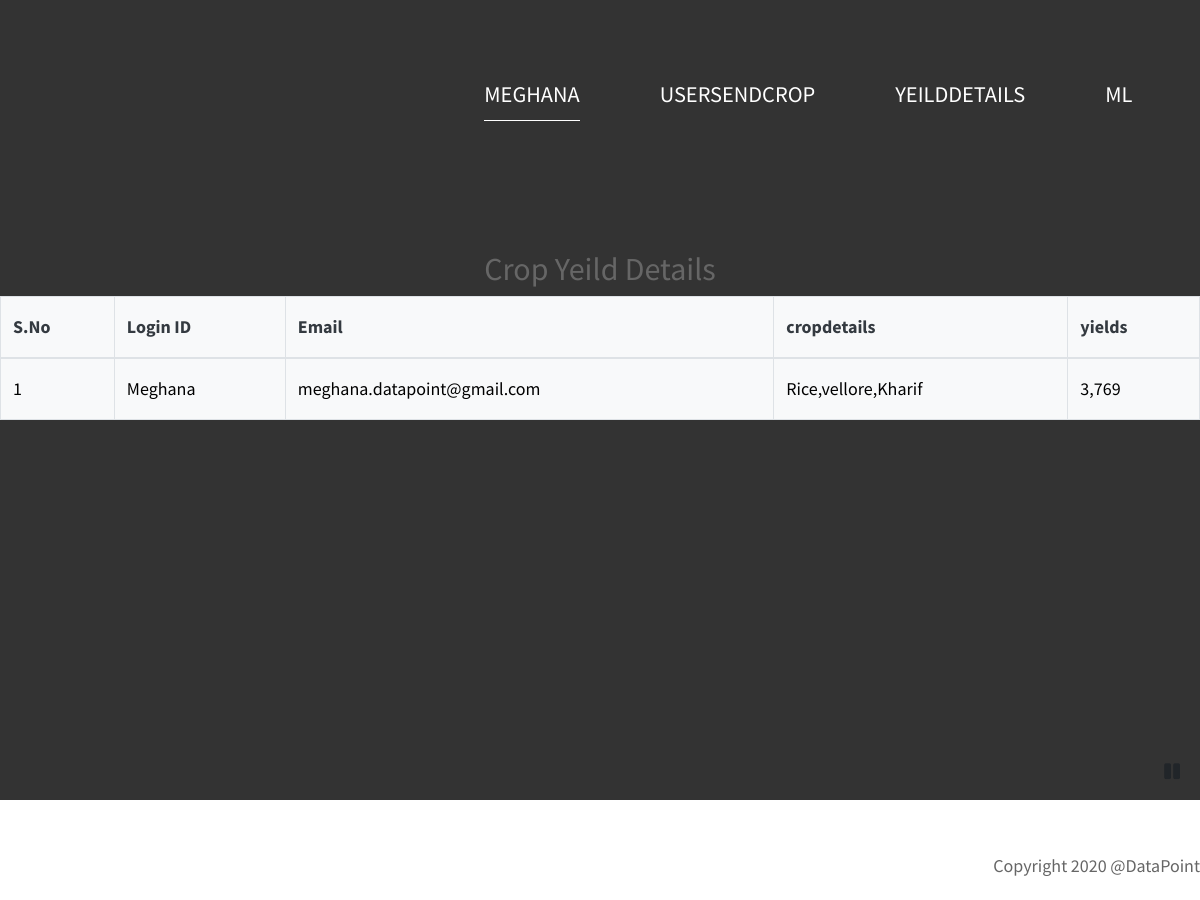
Screenshot of /yeilddetails/ (signed in) with the database file from the repository.
### users/models.py (models this page shows, shortened)
class cropyieldanalysismodel(models.Model):
    loginid = models.CharField(max_length=100)
    email = models.EmailField()
    cropdetails = models.CharField(max_length=600)
    yields = models.CharField(max_length=250)
    status = models.CharField(max_length=600, default='waiting')
    name = models.CharField(max_length=600, default='notassigned')
    class Meta:
        db_table='cropyielddata'

### users/views.py (the view)
# urls.py: path('yeilddetails/', users.yeilddetails, name='yeilddetails'),
def yeilddetails(request):
    email = request.session['email']
    sts = 'sent'
    dict = cropyieldanalysismodel.objects.filter(email=email,status=sts).order_by('-id')
    return render(request,'users/yeildsdetails.html',{'data':dict})

### assets/templates/users/yeildsdetails.html (shortened to what this page needs)
{% extends 'userbase.html' %}
{% load static %}
{% block contents %}
<div class="tm-welcome-container text-center text-white">
                <div class="tm-welcome-container-inner">
                 <h2>Crop Yeild Details</h2>
                     <center>
 <table class="table table-bordered bg-light text-dark">
    <thead>
      <tr>
        <th>S.No</th>
        <th>Login ID</th>
        <th>Email</th>
        <th>cropdetails</th>
        <th>yields</th>
      </tr>
    </thead>
    <tbody>
    {% for i in data %}
                                            <tr style="color:black">
                                                <td>{{forloop.counter}}</td>
                                                <td>{{i.loginid}}</td>
                                                <td>{{i.email}}</td>
                                                <td>{{i.cropdetails}}</td>
                                                <td>{{i.yields}}</td>
                                    </tr>
                                     {% endfor %}
    </tbody> </table></center>
                </div>
            </div>
            <i id="tm-video-control-button" class="fas fa-pause"></i>
        </div>
{% endblock %}

### assets/templates/userbase.html (shortened to what this page needs)
{% load static %}
<!DOCTYPE html>
<html lang="en">
<head>
    <link rel="stylesheet" href="{% static 'fontawesome/css/all.min.css' %}">
    <link rel="stylesheet" href="{% static 'css/bootstrap.min.css' %}">
    <link rel="stylesheet" href="{% static 'css/templatemo-video-catalog.css' %}">
</head>
<body>
    <div class="tm-page-wrap mx-auto">
        <div class="position-relative">
            <div class="position-absolute tm-site-header">
                <div class="container-fluid position-relative">
                    <div class="row">
                        <div class="col-7 col-md-4">
                        </div>
                        <div class="col-5 col-md-8 ml-auto mr-0">
                            <div class="tm-site-nav">
                                <nav class="navbar navbar-expand-lg mr-0 ml-auto" id="tm-main-nav">
                                    <div class="collapse navbar-collapse tm-nav" id="navbar-nav">
                                        <ul class="navbar-nav text-uppercase">
                                            <li class="nav-item active">
                                                <a class="nav-link tm-nav-link" href="{% url 'index' %}">{{ request.session.loggeduser }}<span class="sr-only">(current)</span></a>
                                            </li>
                                            <li class="nav-item">
                                                <a class="nav-link tm-nav-link" href="{%url 'UserSendCrop' %}">UserSendCrop</a>
                                            </li>
                                            <li class="nav-item">
                                                <a class="nav-link tm-nav-link" href="{%url 'yeilddetails' %}">yeilddetails</a>
                                            </li>
                                            <li class="nav-item">
                                                <a class="nav-link tm-nav-link" href="{%url 'ML' %}">ML</a>
                                            </li>
                                        </ul>
                                    </div>
                                </nav>
                            </div>
                        </div>
                    </div>
                </div>
            </div>
{% block contents %}
            {% endblock %}
                <footer class="row pt-5">
                    <div class="col-12">
                        <p class="text-right">Copyright 2020 @DataPoint
                    </div>
                </footer>
            </div>
</body>
</html>

### assets/static/css/templatemo-video-catalog.css (style rules this page uses)
html { scroll-behavior: smooth; overflow-x: hidden; }
body { margin: 0; padding: 0; font-family: 'Source Sans Pro', sans-serif; font-size: 18px; line-height: 2em; overflow-x: hidden; }
a { transition: all 0.3s ease; color: #666; }
h2, p { color: #666666; }
.tm-site-header { position: absolute; z-index: 1000; width: 100%; top: 0; left: 0; padding: 40px; }
.tm-nav-link { color: white; font-size: 1.4rem; }
#tm-main-nav .nav-item .nav-link { border-bottom: 1px solid transparent; }
#tm-main-nav .nav-item.active .nav-link, #tm-main-nav .nav-item:hover .nav-link { border-bottom: 1px solid white; color: white; }
.tm-welcome-container { position: relative !important; width: 100% !important; min-height: 100vh !important; display: flex !important; justify-content: flex-start !important; padding-top: 150px !important; padding-bottom: 50px !important; flex-direction: column !important; z-index: 999 !important; }
.tm-welcome-container-inner { margin-top: 100px; }
#tm-video-control-button { position: absolute; bottom: 20px; right: 20px; z-index: 1000; }
@media (min-width: 992px) { #tm-main-nav .nav-item { margin: 20px 40px; } }
@media (min-width: 992px) { .navbar-expand-lg .navbar-nav .nav-link { padding: 8px 0px; } }
@media (min-width: 992px) { .navbar-expand-lg .navbar-collapse { justify-content: flex-end; } }

### rows the page displays
cropyieldanalysismodel: session.loggeduser "MEGHANA", loginid "Meghana", email "meghana.datapoint@gmail.com", cropdetails "Rice,vellore,Kharif", yields "3,769"
